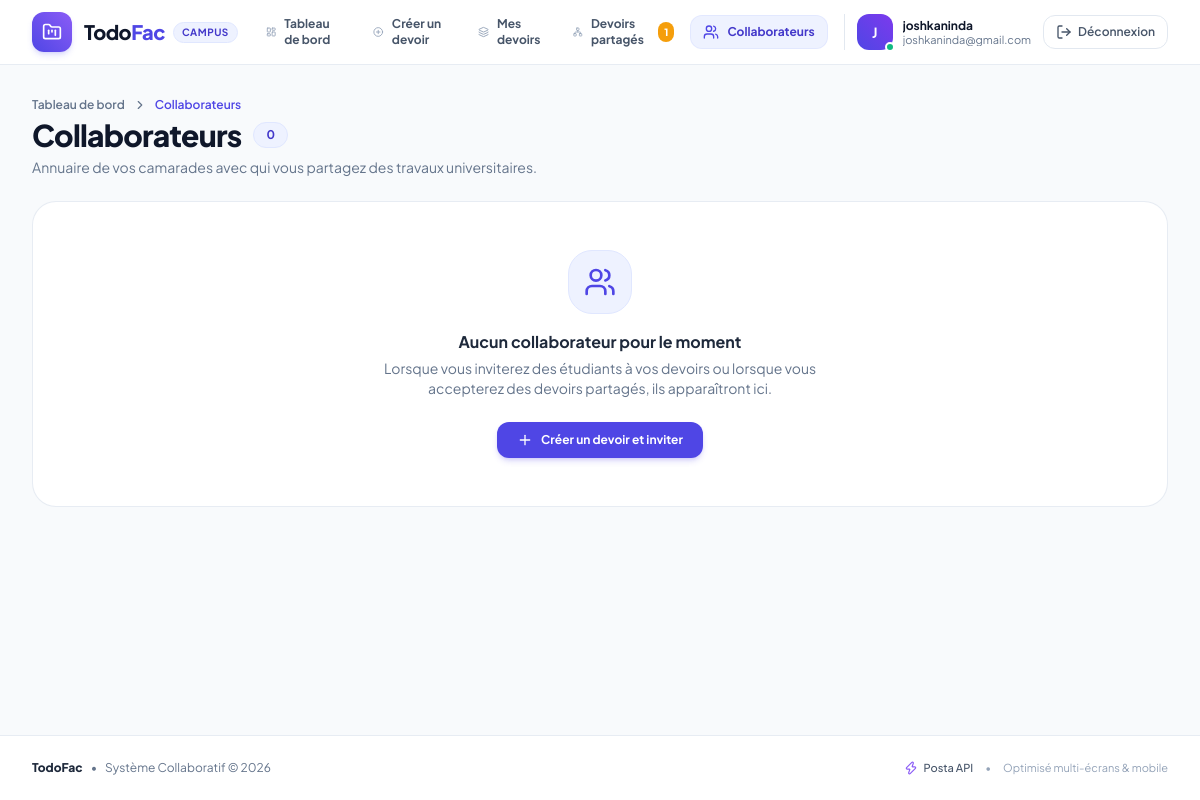
Screenshot of /collaborateurs (signed in) with the database file from the repository.
### app.py (models this page shows, shortened)
class User(UserMixin, db.Model):
    __tablename__ = "user"
    id = db.Column(db.Integer, primary_key=True)
    nom = db.Column(db.String(100), nullable=False)
    email = db.Column(db.String(120), unique=True, nullable=False, index=True)
    password_hash = db.Column(db.String(255), nullable=True)
    date_creation = db.Column(db.DateTime, default=lambda: datetime.now(timezone.utc))
    projets_administres = db.relationship(
        "Projet", backref="admin", lazy=True, cascade="all, delete-orphan"
    )
    participations = db.relationship(
        "Invitation", backref="user", lazy=True, cascade="all, delete-orphan"
    )

### app.py (the view, shortened to what this page needs)
@app.route("/collaborateurs")
@login_required
def collaborateurs():
    mes_projets = (
        Projet.query.filter_by(admin_id=current_user.id)
        .order_by(Projet.date_creation.desc())
        .all()
    )
    participations_acceptees = [
        inv for inv in current_user.participations if inv.statut == "accepte"
    ]
    collabs = {}
    collaborateurs_liste = list(collabs.values())
    collaborateurs_liste.sort(key=lambda x: x["user"].nom.lower())
    return render_template(
        "collaborateurs.html",
        collaborateurs_liste=collaborateurs_liste,
        mes_projets=mes_projets,
    )

### app.py (called while the page is built)
@login_manager.user_loader
def load_user(user_id):
    return db.session.get(User, int(user_id))

@app.context_processor
def inject_globals():
    if current_user.is_authenticated:
        pending_count = Invitation.query.filter_by(
            user_id=current_user.id, statut="en_attente"
        ).count()
        return {"pending_invitations_count": pending_count}
    return {"pending_invitations_count": 0}

### templates/collaborateurs.html (shortened to what this page needs)
{% extends "base.html" %}
{% block content %}
<div class="space-y-5 sm:space-y-6">
    <div class="flex flex-col sm:flex-row sm:items-center sm:justify-between gap-3 sm:gap-4">
        <div>
            <div class="flex items-center gap-2 text-xs font-semibold text-slate-500 mb-1">
                <a href="{{ url_for('index') }}" class="hover:text-indigo-600 transition">Tableau de bord</a>
                <i data-lucide="chevron-right" class="w-3.5 h-3.5"></i>
                <span class="text-indigo-600">Collaborateurs</span>
            </div>
            <div class="flex items-center gap-2.5 sm:gap-3">
                <h1 class="text-xl xs:text-2xl sm:text-3xl font-extrabold text-slate-900 tracking-tight">Collaborateurs</h1>
                <span class="inline-flex items-center px-2.5 py-0.5 sm:px-3 sm:py-1 rounded-full text-xs font-bold bg-indigo-50 text-indigo-700 border border-indigo-100">
                    {{ collaborateurs_liste|length }}
                </span>
            </div>
            <p class="text-xs sm:text-sm text-slate-500 mt-1">
                Annuaire de vos camarades avec qui vous partagez des travaux universitaires.
            </p>
        </div>
    </div>
    {% if not collaborateurs_liste %}
        <div class="bg-white rounded-2xl sm:rounded-3xl border border-slate-200/80 p-8 sm:p-12 text-center shadow-xs">
            <div class="w-14 h-14 sm:w-16 sm:h-16 rounded-2xl sm:rounded-3xl bg-indigo-50 text-indigo-600 mx-auto flex items-center justify-center mb-3 sm:mb-4 border border-indigo-100">
                <i data-lucide="users" class="w-7 h-7 sm:w-8 sm:h-8"></i>
            </div>
            <h3 class="text-sm sm:text-base font-bold text-slate-800">Aucun collaborateur pour le moment</h3>
            <p class="text-xs sm:text-sm text-slate-500 mt-1 max-w-md mx-auto">
                Lorsque vous inviterez des étudiants à vos devoirs ou lorsque vous accepterez des devoirs partagés, ils apparaîtront ici.
            </p>
            <div class="mt-5 sm:mt-6">
                <a href="{{ url_for('creer_devoir') }}"
                   class="inline-flex items-center justify-center gap-2 px-5 py-2.5 rounded-xl text-xs font-bold text-white bg-indigo-600 hover:bg-indigo-700 shadow-md shadow-indigo-600/20 transition w-full sm:w-auto">
                    <i data-lucide="plus" class="w-4 h-4"></i>
                    <span>Créer un devoir et inviter</span>
                </a>
            </div>
        </div>
    {% endif %}
</div>
{% endblock %}

### templates/base.html (shortened to what this page needs)
<!DOCTYPE html>
<html lang="fr" class="h-full bg-slate-50/60">
<head>
    <script src="https://cdn.tailwindcss.com"></script>
</head>
<body class="min-h-full flex flex-col font-sans antialiased text-slate-800 bg-slate-50/50 selection:bg-indigo-500 selection:text-white pb-20 lg:pb-0">
    <header class="sticky top-0 z-40 bg-white/90 backdrop-blur-xl border-b border-slate-200/80 shadow-2xs">
        <div class="max-w-7xl mx-auto px-3.5 sm:px-6 lg:px-8">
            <div class="h-16 flex items-center justify-between gap-2 sm:gap-4">
                <div class="flex items-center gap-2.5 sm:gap-3 shrink-0">
                    <a href="{{ url_for('index') }}" class="flex items-center gap-2.5 sm:gap-3 group">
                        <div class="w-9 h-9 sm:w-10 sm:h-10 rounded-xl bg-gradient-to-tr from-indigo-600 to-violet-500 text-white flex items-center justify-center shadow-md shadow-indigo-500/20 group-hover:scale-105 transition-transform duration-200">
                            <i data-lucide="folder-kanban" class="w-5 h-5"></i>
                        </div>
                        <div class="flex items-center gap-1.5 sm:gap-2">
                            <span class="text-lg sm:text-xl font-extrabold tracking-tight text-slate-900">Todo<span class="text-indigo-600">Fac</span></span>
                            <span class="hidden xs:inline-flex items-center gap-1 text-[10px] font-bold uppercase tracking-wider bg-indigo-50 text-indigo-700 px-2 py-0.5 rounded-full border border-indigo-100">
                                Campus
                            </span>
                        </div>
                    </a>
                </div>
                <nav class="hidden lg:flex items-center gap-1">
                    <a href="{{ url_for('index') }}"
                       class="inline-flex items-center gap-2 px-3 py-2 rounded-xl text-xs font-bold transition-all duration-200 {% if request.endpoint == 'index' %}bg-indigo-50 text-indigo-700 border border-indigo-100/80 shadow-2xs{% else %}text-slate-600 hover:text-slate-900 hover:bg-slate-100/80{% endif %}">
                        <i data-lucide="layout-dashboard" class="w-4 h-4 {% if request.endpoint == 'index' %}text-indigo-600{% else %}text-slate-400{% endif %}"></i>
                        <span>Tableau de bord</span>
                    </a>
                    <a href="{{ url_for('creer_devoir') }}"
                       class="inline-flex items-center gap-2 px-3 py-2 rounded-xl text-xs font-bold transition-all duration-200 {% if request.endpoint == 'creer_devoir' %}bg-indigo-50 text-indigo-700 border border-indigo-100/80 shadow-2xs{% else %}text-slate-600 hover:text-slate-900 hover:bg-slate-100/80{% endif %}">
                        <i data-lucide="plus-circle" class="w-4 h-4 {% if request.endpoint == 'creer_devoir' %}text-indigo-600{% else %}text-slate-400{% endif %}"></i>
                        <span>Créer un devoir</span>
                    </a>
                    <a href="{{ url_for('mes_devoirs') }}"
                       class="inline-flex items-center gap-2 px-3 py-2 rounded-xl text-xs font-bold transition-all duration-200 {% if request.endpoint == 'mes_devoirs' %}bg-indigo-50 text-indigo-700 border border-indigo-100/80 shadow-2xs{% else %}text-slate-600 hover:text-slate-900 hover:bg-slate-100/80{% endif %}">
                        <i data-lucide="layers" class="w-4 h-4 {% if request.endpoint == 'mes_devoirs' %}text-indigo-600{% else %}text-slate-400{% endif %}"></i>
                        <span>Mes devoirs</span>
                    </a>
                    <a href="{{ url_for('devoirs_partages') }}"
                       class="inline-flex items-center gap-2 px-3 py-2 rounded-xl text-xs font-bold transition-all duration-200 {% if request.endpoint == 'devoirs_partages' %}bg-indigo-50 text-indigo-700 border border-indigo-100/80 shadow-2xs{% else %}text-slate-600 hover:text-slate-900 hover:bg-slate-100/80{% endif %}">
                        <i data-lucide="network" class="w-4 h-4 {% if request.endpoint == 'devoirs_partages' %}text-indigo-600{% else %}text-slate-400{% endif %}"></i>
                        <span>Devoirs partagés</span>
                        {% if pending_invitations_count and pending_invitations_count > 0 %}
                            <span class="inline-flex items-center justify-center px-1.5 py-0.5 text-[10px] font-extrabold bg-amber-500 text-white rounded-full animate-pulse">
                                {{ pending_invitations_count }}
                            </span>
                        {% endif %}
                    </a>
                    <a href="{{ url_for('collaborateurs') }}"
                       class="inline-flex items-center gap-2 px-3 py-2 rounded-xl text-xs font-bold transition-all duration-200 {% if request.endpoint == 'collaborateurs' %}bg-indigo-50 text-indigo-700 border border-indigo-100/80 shadow-2xs{% else %}text-slate-600 hover:text-slate-900 hover:bg-slate-100/80{% endif %}">
                        <i data-lucide="users" class="w-4 h-4 {% if request.endpoint == 'collaborateurs' %}text-indigo-600{% else %}text-slate-400{% endif %}"></i>
                        <span>Collaborateurs</span>
                    </a>
                </nav>
                <div class="flex items-center gap-2 sm:gap-3">
                    <div class="flex items-center gap-2 sm:gap-2.5 pl-2 sm:pl-3 sm:border-l sm:border-slate-200">
                        <div class="relative shrink-0">
                            <div class="w-8 h-8 sm:w-9 sm:h-9 rounded-xl bg-gradient-to-tr from-indigo-600 to-violet-600 text-white flex items-center justify-center font-bold text-xs sm:text-sm shadow-xs">
                                {{ current_user.nom[0]|upper }}
                            </div>
                            <span class="absolute -bottom-0.5 -right-0.5 w-2.5 h-2.5 bg-emerald-500 border-2 border-white rounded-full"></span>
                        </div>
                        <div class="hidden sm:block text-left min-w-0 max-w-[130px] md:max-w-[170px]">
                            <p class="text-xs font-bold text-slate-900 leading-tight truncate">{{ current_user.nom }}</p>
                            <p class="text-[11px] text-slate-500 leading-tight truncate" title="{{ current_user.email }}">{{ current_user.email }}</p>
                        </div>
                    </div>
                    <a href="{{ url_for('logout') }}"
                       title="Se déconnecter"
                       class="inline-flex items-center gap-1.5 text-xs font-semibold text-slate-600 hover:text-rose-600 bg-white hover:bg-rose-50 px-2.5 sm:px-3 py-2 rounded-xl border border-slate-200 hover:border-rose-200 transition-all shadow-2xs shrink-0">
                        <i data-lucide="log-out" class="w-4 h-4"></i>
                        <span class="hidden md:inline">Déconnexion</span>
                    </a>
                </div>
            </div>
        </div>
    </header>
    <main class="flex-grow max-w-7xl mx-auto px-3.5 sm:px-6 lg:px-8 py-5 sm:py-8 w-full space-y-5 sm:space-y-6">
        {% block content %}{% endblock %}
    </main>
    <footer class="bg-white border-t border-slate-200/80 py-6 text-xs text-slate-500 mt-auto">
        <div class="max-w-7xl mx-auto px-4 sm:px-6 lg:px-8 flex flex-col sm:flex-row items-center justify-between gap-3 text-center sm:text-left">
            <div class="flex items-center justify-center sm:justify-start gap-2 flex-wrap">
                <span class="font-extrabold text-slate-800">TodoFac</span>
                <span>&bull;</span>
                <span>Système Collaboratif &copy; 2026</span>
            </div>
            <div class="flex items-center justify-center sm:justify-end gap-3 text-slate-400 text-[11px]">
                <span class="flex items-center gap-1.5 text-slate-600 font-medium">
                    <i data-lucide="zap" class="w-3.5 h-3.5 text-violet-500"></i>
                    Posta API
                </span>
                <span>&bull;</span>
                <span>Optimisé multi-écrans &amp; mobile</span>
            </div>
        </div>
    </footer>
</body>
</html>

### templates/base.html (style rules this page uses)
html, body { overflow-x: hidden; max-width: 100vw; }

### rows the page displays
User: nom "J", nom "joshkaninda", email "joshkaninda@gmail.com"

### other values shown
{{ pending_invitations_count }} "1"
{{ collaborateurs_liste|length }} "0"
